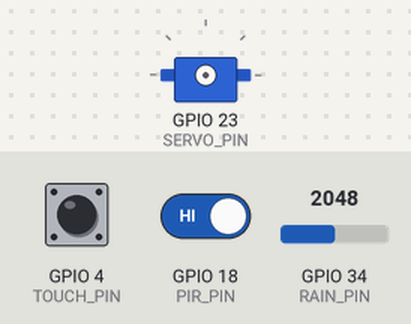
Simulated run of this sketch. Board: ESP32. Parts: servo. Inputs (shaded band) come from the test bench; at power-on: GPIO 34 (RAIN_PIN) = 2048, GPIO 4 (TOUCH_PIN) LOW, GPIO 18 (PIR_PIN) HIGH. WiFi joins after 1.5 s; servers stay silent unless stated; no MQTT or app messages arrive unless stated; servo pulses on a pin are drawn as a servo (544–2400 µs = 0–180°).

Above: at 2.7 s.
2.8 s: GPIO 34 (RAIN_PIN) set to 1936
At 5.2 s:
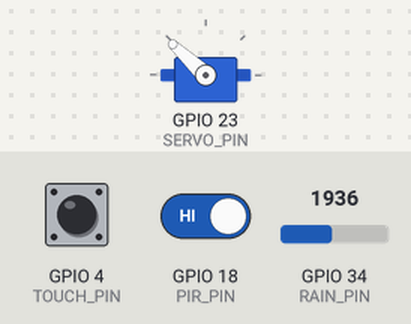
5.5 s: GPIO 34 (RAIN_PIN) set to 2040
At 8.4 s:
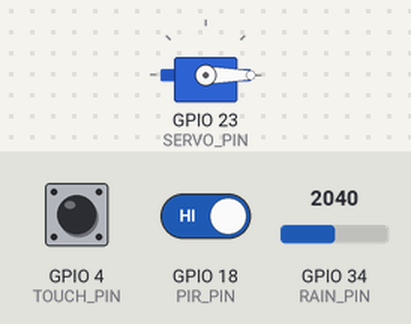
9.5 s: GPIO 34 (RAIN_PIN) set to 1960
At 12.7 s:
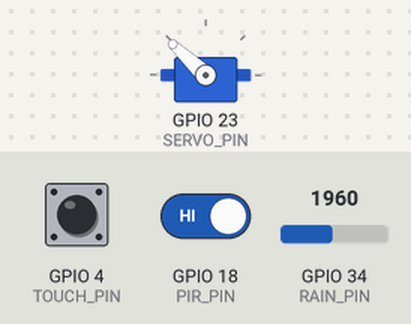
13.5 s: GPIO 34 (RAIN_PIN) set to 2047
At 17.0 s:
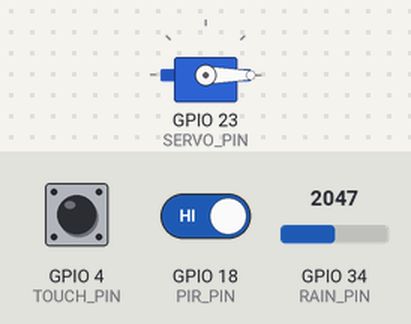
Timing chart, 0 to 18.5 s (numbered marks = the images above; inputs shaded):
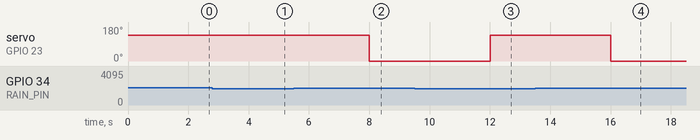

Measured:
- after the input at 2.8 s, servo on GPIO 23 (SERVO_PIN): stays 137° (without the input it goes to 0° after 1.2 s)
- after the input at 5.5 s, servo on GPIO 23 (SERVO_PIN): 137° → 0° after 2.5 s
- after the input at 9.5 s, servo on GPIO 23 (SERVO_PIN): 0° → 137° after 2.5 s
- after the input at 13.5 s, servo on GPIO 23 (SERVO_PIN): 137° → 0° after 2.5 s

The sketch:

1b_appv.ino
```cpp
#include <esp_now.h>
#include <WiFi.h>
#include <PubSubClient.h>
#include <ArduinoJson.h>

#define WIFI_SSID     "Rohith"
#define WIFI_PASSWORD "12345678"
#define TOKEN         "afgjhUldy5tYPol2mA1O"
#define TB_SERVER     "thingsboard.cloud"

#define TOUCH_PIN  4
#define PIR_PIN    18
#define RAIN_PIN   34
#define SERVO_PIN  23

typedef struct {
  uint8_t zone_id;
  float temp;
  float hum;
  int soil_percent;
  bool pump_status;
} Telemetry1A;

typedef struct {
  bool manual_pump;
  bool led_r;
  bool led_g;
  bool led_b;
} Command1A;

Telemetry1A slaveData;
Command1A cmds = {false, false, false, false};
uint8_t slaveMac[6];
bool slaveFound = false;

WiFiClient espClient;
PubSubClient tb(espClient);
unsigned long lastSend = 0;

// Callback function executed when 1A drops an ESP-NOW telemetry frame
void OnDataRecv(const esp_now_recv_info_t *info, const uint8_t *data, int len) {
  if (data[0] == 1) { // Validate incoming zone identifier matches Zone 1
    memcpy(&slaveData, data, sizeof(slaveData));
    if (!slaveFound) {
      memcpy(slaveMac, info->src_addr, 6);
      esp_now_peer_info_t peer = {};
      memcpy(peer.peer_addr, slaveMac, 6);
      esp_now_add_peer(&peer);
      slaveFound = true;
    }
  }
}

// Callback processing incoming RPC adjustments downstream from ThingsBoard widgets
void mqttCallback(char* topic, byte* payload, unsigned int length) {
  StaticJsonDocument<200> doc;
  deserializeJson(doc, payload, length);

  if (String(topic) == "v1/devices/me/attributes") {
    if (doc.containsKey("z1_pump")) cmds.manual_pump = doc["z1_pump"];
    if (doc.containsKey("z1_led_r")) cmds.led_r = doc["z1_led_r"];
    if (doc.containsKey("z1_led_g")) cmds.led_g = doc["z1_led_g"];
    if (doc.containsKey("z1_led_b")) cmds.led_b = doc["z1_led_b"];

    // Re-route dashboard state updates instantly down to Slave 1A
    if (slaveFound) esp_now_send(slaveMac, (uint8_t *) &cmds, sizeof(cmds));
  }
}

void setup() {
  Serial.begin(115200);
  pinMode(TOUCH_PIN, INPUT); pinMode(PIR_PIN, INPUT);
  ledcAttach(SERVO_PIN, 50, 14); // Core PWM setup for high-torque roof servo

  WiFi.mode(WIFI_STA);
  WiFi.begin(WIFI_SSID, WIFI_PASSWORD);
  while (WiFi.status() != WL_CONNECTED) delay(500);

  if (esp_now_init() != ESP_OK) return;
  esp_now_register_recv_cb(OnDataRecv);

  tb.setServer(TB_SERVER, 1883);
  tb.setCallback(mqttCallback);
}

void loop() {
  // Maintain active link status with ThingsBoard Server
  if (WiFi.status() == WL_CONNECTED && !tb.connected()) {
    if(tb.connect("Zone1B_Master", TOKEN, NULL)) {
       tb.subscribe("v1/devices/me/attributes");
    }
  }
  tb.loop();

  // Primary execution and cloud update tracking loop running every 4000ms
  if (millis() - lastSend > 4000) {
    lastSend = millis();
    int rainRaw = analogRead(RAIN_PIN);

    // Automation Logic: Local rain sensor triggers automatic servo roof adjustments
    bool isRaining = (rainRaw < 2000);
    ledcWrite(SERVO_PIN, isRaining ? 1600 : 400); // Close protective roof structure if rain is detected

    if (tb.connected()) {
      StaticJsonDocument<256> doc;
      doc["z1b_touch"] = digitalRead(TOUCH_PIN);
      doc["z1b_pir"] = digitalRead(PIR_PIN);
      doc["z1b_rain"] = rainRaw;
      doc["z1b_roof_closed"] = isRaining;
      doc["z1a_temp"] = slaveData.temp;
      doc["z1a_hum"] = slaveData.hum;
      doc["z1a_soil"] = slaveData.soil_percent;
      doc["z1a_pump"] = slaveData.pump_status;

      char out[256];
      serializeJson(doc, out);
      tb.publish("v1/devices/me/telemetry", out);
    }
  }
}
```
